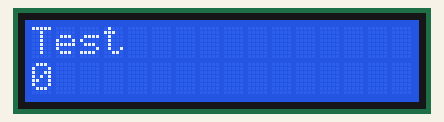
This sketch was run on a simulated Arduino Mega 2560, built with avr-gcc and run on an emulated ATmega2560. On the bench: 16×2 character LCD.

Above: at 0.1 s.
At 4.1 s:
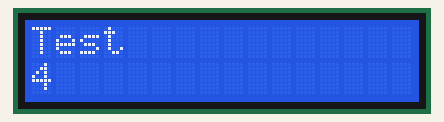
At 9.1 s:
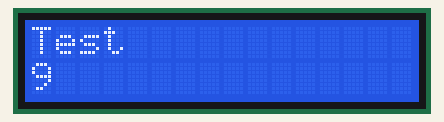
At 19.1 s:
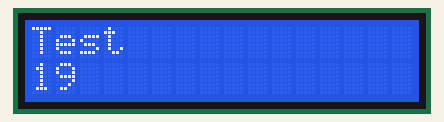
At 29.1 s:
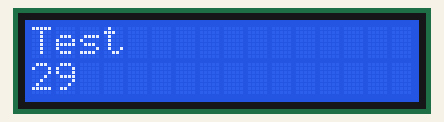
At 39.1 s:
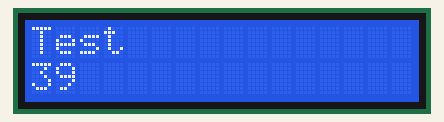

Measured:
- what the display in image 1 shows lasts 1.0 s, from 4.0 s to 5.0 s

The sketch:

LCDTest.ino
```cpp
/* LCD Screen Test
PIN01-VSS -> GND
PIN02-VDD -> 5V
PIN03 V0-> 10K Pot (Middle pin)
PIN04 RS->  GPIO19
PIN05 RW-> GND
PIN06  E  ->  GPIO23
PIN07 D0-> NOT USED
PIN08 D1-> NOT USED
PIN09 D2-> NOT USED
PIN10 D3-> NOT USED
PIN11 D4->  GPIO18
PIN12 D5->  GPIO17
PIN13 D6->  GPIO16
PIN14 D7->  GPIO15
PIN15 A-> 5V
PIN16 K-> GND
 */

  #include <LiquidCrystal.h>    // LCD Library

  // initialize the library with the numbers of the interface pins
  LiquidCrystal lcd(19, 23, 18, 17, 16, 15);

  void setup() {
    // set up the LCD's number of columns and rows:
    lcd.begin(16, 2);
    // Print a message to the LCD.
    lcd.print("Test");
  }

  void loop() {
    // set the cursor to column 0, line 1
    lcd.setCursor(0, 1);
    // print the number of seconds since reset:
    lcd.print(millis() / 1000);
  }
```
